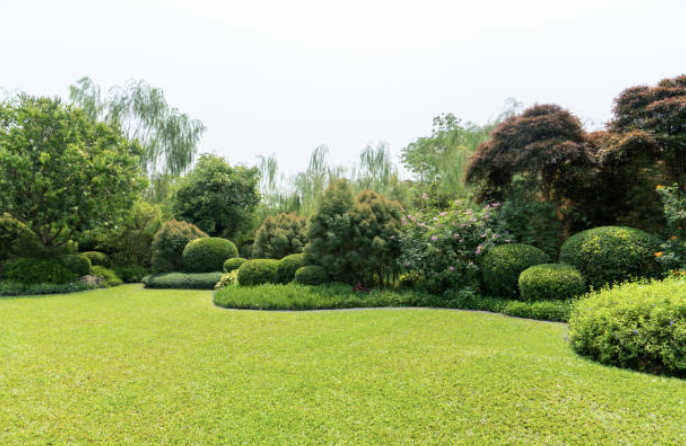
#> input picture pipeline/generation/data/garden.jpg, 686 x 446 px; its folder holds only this picture in this run
$ python -i plantable_zone_generator.py   (imports and definitions only)
#> lines starting #> are read from the running program, lines starting #| are printed output that depends on the picture; after the words box and inside, x2 and y2 are one past the last pixel; in counts of white or black regions, pixels touching at a corner belong together
"""
Générateur de zones plantables amélioré pour Garden AI.

Ce module remplace/complète plantable_mask.py avec une approche plus robuste :
1. Segmentation multi-méthode (couleur HSV + gradient + texture)
2. Zones plantables intelligentes le long des bords de pelouse
3. Masques par zone_hint précis et fiables
4. Compatible avec le code de zones plantables de ton collègue (quand disponible)

Convention BFL :
    blanc (255) = zone à MODIFIER (inpaint)
    noir (0)    = zone à CONSERVER

Auteur: Garden AI
"""
from __future__ import annotations

from pathlib import Path
from typing import Union, Optional
import numpy as np
from PIL import Image, ImageFilter, ImageDraw

try:
    from scipy import ndimage
    HAS_SCIPY = True
except ImportError:
    HAS_SCIPY = False


# ---------------------------------------------------------------------------
# Types & constantes
# ---------------------------------------------------------------------------

PlantableResult = dict  # {"mask": Image.Image, "white_pct": float, "zones": list[dict]}

# Zones prédéfinies (y_min, y_max, x_min, x_max) en ratio 0-1
# y=0 haut de l'image, y=1 bas
ZONE_DEFINITIONS: dict[str, tuple[float, float, float, float]] = {
    # Bords classiques de jardin
    "foreground_left":    (0.72, 0.95, 0.02, 0.28),
    "foreground_right":   (0.72, 0.95, 0.72, 0.98),
    "foreground_center":  (0.75, 0.97, 0.35, 0.65),
    "midground_left":     (0.50, 0.72, 0.02, 0.28),
    "midground_right":    (0.50, 0.72, 0.72, 0.98),
    "midground_center":   (0.52, 0.75, 0.35, 0.65),
    "background_left":    (0.30, 0.52, 0.05, 0.30),
    "background_right":   (0.30, 0.52, 0.70, 0.95),
    "background_center":  (0.30, 0.52, 0.35, 0.65),
    # Aliases
    "middle_left":        (0.50, 0.72, 0.02, 0.28),
    "middle_right":       (0.50, 0.72, 0.72, 0.98),
    "middle_center":      (0.52, 0.75, 0.35, 0.65),
    # Bords entiers
    "border_left":        (0.35, 0.95, 0.00, 0.20),
    "border_right":       (0.35, 0.95, 0.80, 1.00),
    "border_bottom":      (0.80, 1.00, 0.05, 0.95),
    "border_top":         (0.30, 0.50, 0.10, 0.90),
}

DEFAULT_ZONE = (0.55, 0.80, 0.38, 0.62)

# Seuils HSV
SKY_RATIO = 0.30          # 30% supérieur = ciel potentiel
MIN_WHITE_PCT = 5.0       # En dessous = masque trop petit → fallback
MAX_WHITE_PCT_SAFE = 50.0 # Au-delà = risque de redesign complet


# ---------------------------------------------------------------------------
# Utilitaires HSV
# ---------------------------------------------------------------------------

def _rgb_to_hsv(rgb: np.ndarray) -> np.ndarray:
    """RGB [0-255] -> HSV (H:0-360, S:0-1, V:0-1)."""
    r = rgb[..., 0] / 255.0
    g = rgb[..., 1] / 255.0
    b = rgb[..., 2] / 255.0
    mx = np.maximum(np.maximum(r, g), b)
    mn = np.minimum(np.minimum(r, g), b)
    delta = mx - mn
    v = mx
    s = np.where(mx > 0, delta / mx, 0.0)
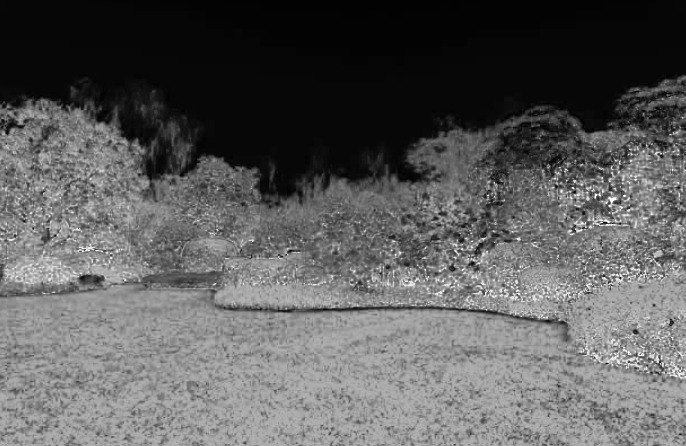
#> s: shape (446, 686) float64; min 0, max 1, mean 0.367
    safe_d = np.where(delta > 1e-8, delta, 1.0)
    h = np.zeros_like(r)
    c = delta > 1e-8
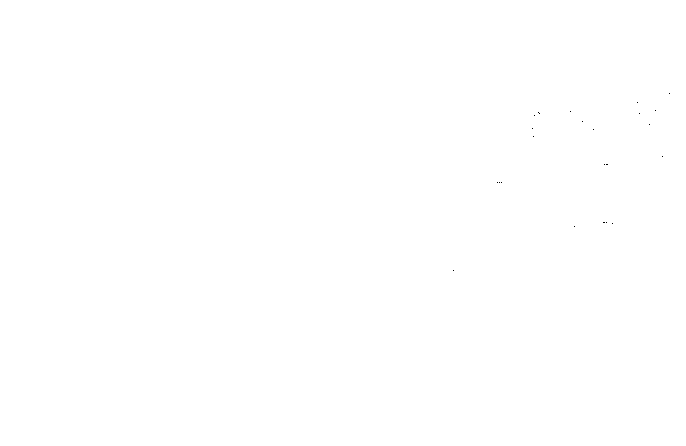
#> c: shape (446, 686) bool; 100% white; black in thin lines or dots, all inside (x1, y1, x2, y2) = (453, 93, 670, 271)
    h = np.where(c & (mx == r), 60 * (((g - b) / safe_d) % 6), h)
    h = np.where(c & (mx == g), 60 * ((b - r) / safe_d + 2), h)
    h = np.where(c & (mx == b), 60 * ((r - g) / safe_d + 4), h)
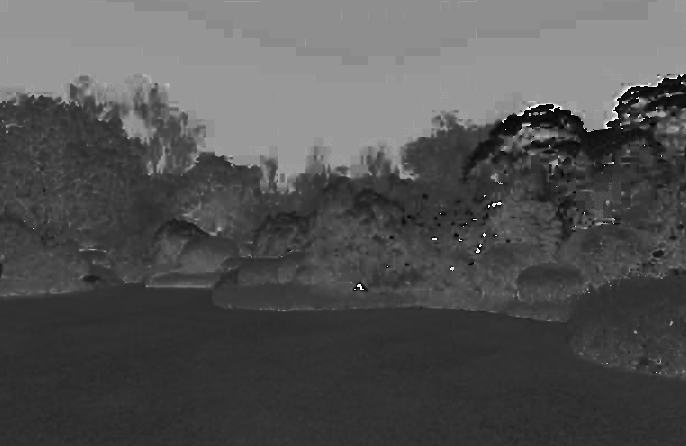
#> h: shape (446, 686) float64; min 0, max 358.1, mean 117; drawn with min black and max white
    return np.stack([h, s, v], axis=-1)
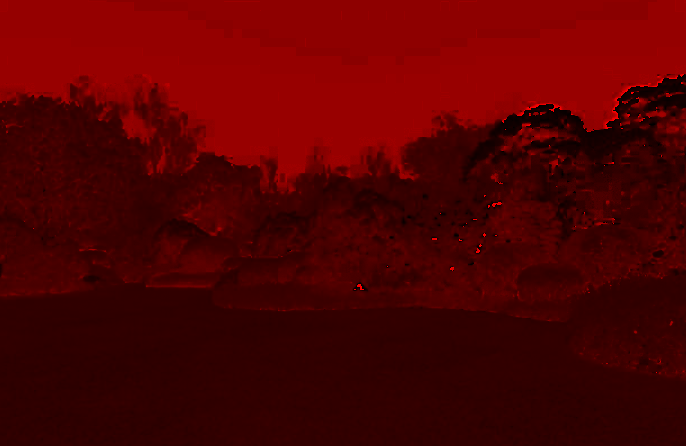
#> returned value: shape (446, 686, 3) float64; mean of channels 0, 1, 2 117, 0.4, 0.7; drawn with min black and max white


def _morph_close(arr: np.ndarray, size: int = 5) -> np.ndarray:
    """Fermeture morphologique (dilatation puis érosion)."""
    pil = Image.fromarray((arr * 255).astype(np.uint8), mode="L")
    pil = pil.filter(ImageFilter.MaxFilter(size))
    pil = pil.filter(ImageFilter.MinFilter(size))
    return (np.array(pil) >= 128).astype(np.uint8)


def _morph_open(arr: np.ndarray, size: int = 3) -> np.ndarray:
    """Ouverture morphologique (érosion puis dilatation)."""
    pil = Image.fromarray((arr * 255).astype(np.uint8), mode="L")
    pil = pil.filter(ImageFilter.MinFilter(size))
    pil = pil.filter(ImageFilter.MaxFilter(size))
    return (np.array(pil) >= 128).astype(np.uint8)


def _dilate(arr: np.ndarray, radius: int) -> np.ndarray:
    """Dilatation binaire."""
    pil = Image.fromarray((arr * 255).astype(np.uint8), mode="L")
    for _ in range(min(radius, 60)):
        pil = pil.filter(ImageFilter.MaxFilter(3))
    return (np.array(pil) >= 128).astype(np.uint8)


# [6 lines left out: function _erode, not called in this run]


def _remove_small_components(arr: np.ndarray, min_area_ratio: float = 0.003) -> np.ndarray:
    """Supprime les composantes connexes trop petites."""
    if not HAS_SCIPY:
        return arr
    labeled, n = ndimage.label(arr)
    if n == 0:
        return arr
    total = arr.size
    min_area = int(min_area_ratio * total)
    out = arr.copy()
    for i in range(1, n + 1):
        if np.sum(labeled == i) < min_area:
            out[labeled == i] = 0
    return out


def _white_pct(mask: np.ndarray) -> float:
    """% de pixels blancs dans le masque binaire."""
    return 100.0 * np.sum(mask >= 128) / mask.size if mask.size > 0 else 0.0


# ---------------------------------------------------------------------------
# Détection des zones non-plantables
# ---------------------------------------------------------------------------

def _detect_sky(hsv: np.ndarray, sky_ratio: float = SKY_RATIO) -> np.ndarray:
    """Détecte le ciel (zone haute + bleu/blanc)."""
#> called with sky_ratio = 0.3
    h_img = hsv.shape[0]
#> h_img = 446
    hh, ss, vv = hsv[..., 0], hsv[..., 1], hsv[..., 2]
    sky = np.zeros(hsv.shape[:2], dtype=bool)
    # Zone haute systématique
    sky[:int(h_img * sky_ratio), :] = True
    # Bleu (H 190-260, S faible)
    sky |= (hh >= 190) & (hh <= 265) & (ss < 0.45)
#> sky: shape (446, 686) bool; 31.9% white; 54 white regions (50 under 20 px), largest, box (x1, y1, x2, y2) and area: (0, 0, 686, 187) 97162, (157, 147, 165, 171) 63, (549, 160, 558, 167) 31, (346, 171, 351, 178) 22
    # Blanc/gris (très lumineux, désaturé)
    sky |= (vv > 0.87) & (ss < 0.12)
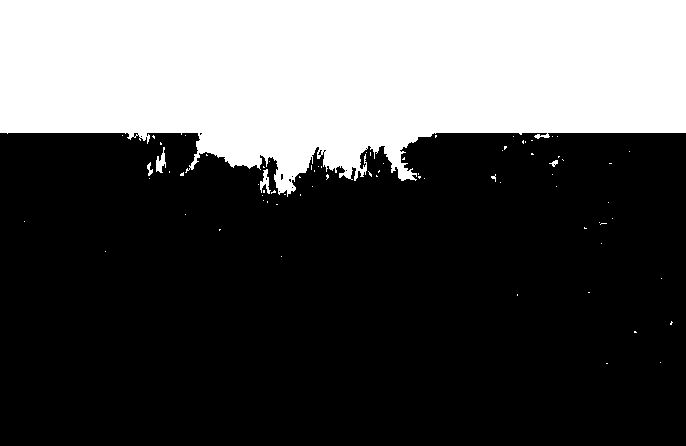
#> sky: shape (446, 686) bool; 32.4% white; 77 white regions (72 under 20 px), largest, box (x1, y1, x2, y2) and area: (0, 0, 686, 197) 98547, (156, 147, 166, 173) 137, (260, 169, 271, 194) 128, (147, 162, 153, 176) 43, (549, 160, 558, 167) 31
    return sky.astype(np.uint8)


def _detect_lawn(hsv: np.ndarray) -> np.ndarray:
    """Détecte la pelouse (vert HSV)."""
    hh, ss, vv = hsv[..., 0], hsv[..., 1], hsv[..., 2]
    lawn = (hh >= 65) & (hh <= 175) & (ss > 0.08) & (vv > 0.08)
#> lawn: shape (446, 686) bool; 61.3% white; 860 black regions (692 under 20 px), largest, box (x1, y1, x2, y2) and area: (0, 0, 686, 240) 101694, (10, 351, 134, 396) 1918, (353, 188, 405, 219) 640
    return lawn.astype(np.uint8)


def _detect_hardscape(hsv: np.ndarray) -> np.ndarray:
    """Détecte les surfaces dures : terrasse bois, dallage, piscine."""
    hh, ss, vv = hsv[..., 0], hsv[..., 1], hsv[..., 2]
    # Bois/terrasse (orange/brun)
    wood = (hh >= 10) & (hh <= 45) & (ss > 0.12) & (vv > 0.25)
#> wood: shape (446, 686) bool; 1.6% white; 103 white regions (89 under 20 px), largest, box (x1, y1, x2, y2) and area: (552, 115, 654, 160) 1599, (464, 105, 569, 170) 1276, (616, 75, 686, 115) 718
    # Dallage gris (faible saturation, luminosité moyenne)
    paving = (ss < 0.12) & (vv > 0.25) & (vv < 0.80)
#> paving: shape (446, 686) bool; 1.5% white in thin lines or dots, all inside (x1, y1, x2, y2) = (0, 75, 686, 334)
    # Piscine (cyan)
    pool = (hh >= 165) & (hh <= 205) & (ss > 0.18)
#> pool: shape (446, 686) bool; 0.11% white in thin lines or dots, all inside (x1, y1, x2, y2) = (80, 94, 686, 374)
    return (wood | paving | pool).astype(np.uint8)
#> returned value: shape (446, 686); values 0 (black) and 1 (white), 3.2% white; 440 white regions (395 under 20 px), largest, box (x1, y1, x2, y2) and area: (464, 75, 686, 170) 4347, (132, 87, 172, 172) 607, (642, 94, 686, 112) 377


# ---------------------------------------------------------------------------
# Génération du masque plantable principal
# ---------------------------------------------------------------------------

def generate_smart_plantable_mask(
    image_path: Union[str, Path],
    output_path: Optional[Union[str, Path]] = None,
    border_width_px: int = 70,
    include_flower_beds: bool = True,
    max_white_pct: float = MAX_WHITE_PCT_SAFE,
    external_zones: Optional[list[dict]] = None,
) -> PlantableResult:
    """
    Génère un masque plantable intelligent.

    Stratégie :
    1. Segmente ciel, pelouse, surfaces dures
    2. Zones plantables = bandes le long des bords de pelouse + zones non-dures non-ciel
    3. Si zones externes fournies (par le code du collègue), les prioritise
    4. Réduit si masque trop large pour éviter redesign

    Args:
        image_path: Image source
        output_path: Chemin de sauvegarde du masque (optionnel)
        border_width_px: Largeur de la bande plantable autour de la pelouse (px)
        include_flower_beds: Inclure les zones de massifs (non-pelouse, non-dur)
        max_white_pct: % max de blanc avant réduction du masque
        external_zones: Zones plantables fournies par un autre module (list de dicts
                        avec keys: x1, y1, x2, y2 en pixels, ou ratio 0-1 si
                        "is_ratio"=True). Prioritaires si fournies.

    Returns:
        dict avec:
            "mask": Image.Image (L, blanc=plantable)
            "white_pct": float
            "zones": list[dict] (bboxes des zones détectées)
            "used_fallback": bool
            "method": str
    """
    img = Image.open(image_path).convert("RGB")
    arr = np.array(img)
    h_img, w_img = arr.shape[:2]
    hsv = _rgb_to_hsv(arr)

    # --- Priorité : zones externes du collègue ---
    if external_zones:
        return _build_mask_from_external_zones(img, external_zones, output_path)

    # --- 1. Segmentation ---
    sky = _detect_sky(hsv)
    lawn = _detect_lawn(hsv)
    hard = _detect_hardscape(hsv)

    non_plantable = sky | hard
#> non_plantable: shape (446, 686); values 0 (black) and 1 (white), 33.9% white; 231 white regions (215 under 20 px), largest, box (x1, y1, x2, y2) and area: (0, 0, 686, 197) 102263, (519, 140, 551, 156) 170, (557, 199, 570, 219) 89

    # --- 2. Zones plantables ---
    # a) Bandes plantables = proche des bords de pelouse (intérieur et bords de massifs)
    non_lawn_ground = (~sky.astype(bool) & ~lawn.astype(bool) & ~hard.astype(bool)).astype(np.uint8)
#> non_lawn_ground: shape (446, 686); values 0 (black) and 1 (white), 7.3% white; 1057 white regions (891 under 20 px), largest, box (x1, y1, x2, y2) and area: (531, 147, 642, 240) 4272, (10, 351, 134, 396) 1918, (620, 136, 679, 185) 745

    # Dilatation de la zone non-pelouse sur la pelouse = "bordures"
    W = min(border_width_px, max(40, w_img // 18))
#> W = 40
    dilated_non_lawn = _dilate(non_lawn_ground, W)
#> after the loop in _dilate, `for _ in range(min(radius, 60)):`: pil: PIL image 686x446 L; 77.7% white; 2 black regions, box (x1, y1, x2, y2) and area: (0, 0, 686, 155) 68067, (246, 439, 254, 446) 56
    border_band = (dilated_non_lawn.astype(bool) & lawn.astype(bool)).astype(np.uint8)
#> border_band: shape (446, 686); values 0 (black) and 1 (white), 60.7% white; 851 black regions (684 under 20 px), largest, box (x1, y1, x2, y2) and area: (0, 0, 686, 240) 103502, (10, 351, 134, 396) 1918, (353, 188, 405, 219) 640

    # b) Massifs existants (zones non-dures, non-ciel, non-pelouse)
    flower_beds = non_lawn_ground if include_flower_beds else np.zeros_like(non_lawn_ground)

    # c) Union
    plantable = (border_band | flower_beds) & ~non_plantable.astype(bool)
#> plantable: shape (446, 686); values 0 (black) and 1 (white), 66% white; 232 black regions (215 under 20 px), largest, box (x1, y1, x2, y2) and area: (0, 0, 686, 197) 102285, (519, 140, 551, 156) 170, (557, 199, 570, 219) 89
    plantable = plantable.astype(np.uint8)

    # --- 3. Nettoyage morphologique ---
    plantable = _morph_close(plantable, size=7)
#> in _morph_close, `pil = pil.filter(ImageFilter.MaxFilter(size))`: pil: PIL image 686x446 L; 68.8% white; 9 black regions (5 under 20 px), largest, box (x1, y1, x2, y2) and area: (0, 0, 686, 176) 95170, (477, 143, 492, 156) 65, (279, 182, 289, 188) 34, (401, 169, 409, 176) 27
#> in _morph_close, `pil = pil.filter(ImageFilter.MinFilter(size))`: pil: PIL image 686x446 L; 67.6% white; 4 black regions, box (x1, y1, x2, y2) and area: (0, 0, 686, 191) 98572, (474, 138, 499, 159) 308, (566, 141, 578, 152) 121, (246, 439, 254, 446) 56
    plantable = _morph_open(plantable, size=3)
#> in _morph_open, `pil = pil.filter(ImageFilter.MinFilter(size))`:
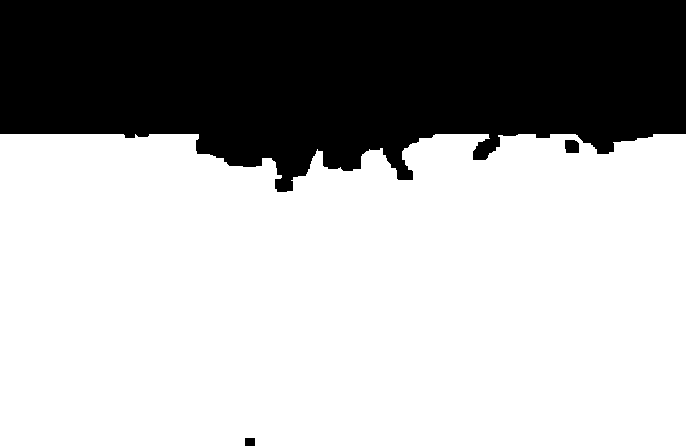
#> pil: PIL image 686x446 L; 67.2% white; 3 black regions, box (x1, y1, x2, y2) and area: (0, 0, 686, 192) 100054, (565, 140, 579, 153) 171, (245, 438, 255, 446) 80
#> in _morph_open, `pil = pil.filter(ImageFilter.MaxFilter(size))`: pil: PIL image 686x446 L; 67.6% white; 3 black regions, box (x1, y1, x2, y2) and area: (0, 0, 686, 191) 98918, (566, 141, 578, 152) 121, (246, 439, 254, 446) 56
    plantable = _remove_small_components(plantable)
#> in _remove_small_components, `labeled, n = ndimage.label(arr)`: n = 1

    # --- 4. Vérification % et réduction si trop large ---
    pct = _white_pct(plantable * 255)
#> pct = 67.61
    used_fallback = False
    method = "smart_border"

    if pct < MIN_WHITE_PCT:
        # Fallback : bandes fixes en bas de l'image
        plantable, pct, used_fallback, method = _fallback_bottom_bands(h_img, w_img, sky)

    elif pct > max_white_pct:
        # Réduire : garder seulement les contours
        plantable = _reduce_to_contour(plantable, target_pct=max_white_pct)
#> the loop in _reduce_to_contour, `for _ in range(30):` made 30 passes
#> pct on passes 1 to 12: 67.61, 67.22, 66.82, 66.43, 66.05, 65.68, 65.31, 64.95, 64.6, 64.25, 63.9, 63.57
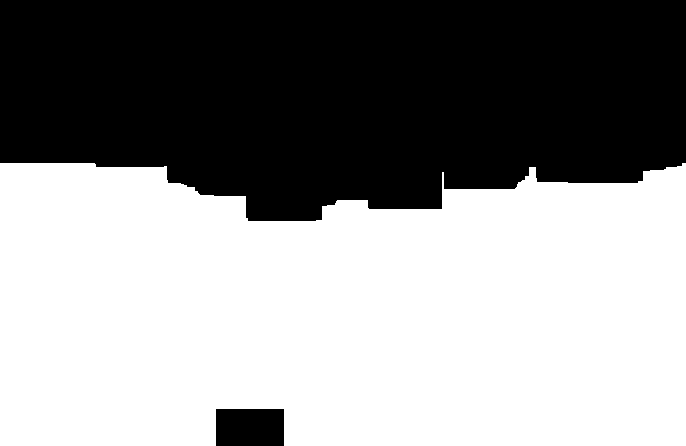
#> plantable: shape (446, 686); values 0 (black) and 1 (white), 57.2% white; 2 black regions, box (x1, y1, x2, y2) and area: (0, 0, 686, 221) 128381, (216, 409, 284, 446) 2516
        pct = _white_pct(plantable * 255)
#> pct = 57.22
        method = "smart_border_reduced"

    # --- 5. Construire image masque finale ---
    mask_np = (plantable * 255).astype(np.uint8)
    mask_img = Image.fromarray(mask_np, mode="L")

    # Détecter les bboxes des zones plantables
    zones = _extract_zone_bboxes(plantable, h_img, w_img)

    if output_path:
        Path(output_path).parent.mkdir(parents=True, exist_ok=True)
        mask_img.save(output_path)

    return {
        "mask": mask_img,
        "white_pct": round(pct, 1),
        "zones": zones,
        "used_fallback": used_fallback,
        "method": method,
    }


# [52 lines left out: functions _build_mask_from_external_zones, _fallback_bottom_bands, not called in this run]


def _reduce_to_contour(arr: np.ndarray, target_pct: float = 45.0) -> np.ndarray:
    """Réduit le masque par érosion progressive jusqu'à target_pct."""
    current = arr.copy()
    for _ in range(30):
        pct = _white_pct(current * 255)
        if pct <= target_pct:
            break
        pil = Image.fromarray((current * 255).astype(np.uint8), mode="L")
        pil = pil.filter(ImageFilter.MinFilter(3))
        current = (np.array(pil) >= 128).astype(np.uint8)
    return current


def _extract_zone_bboxes(arr: np.ndarray, h: int, w: int, min_area: int = 500) -> list[dict]:
    """Extrait les bboxes des composantes connexes du masque."""
#> called with h = 446, w = 686, min_area = 500
    if not HAS_SCIPY:
        return []
    labeled, n = ndimage.label(arr)
#> n = 1
    bboxes = []
    for i in range(1, n + 1):
        coords = np.where(labeled == i)
        if len(coords[0]) < min_area:
            continue
        y1, y2 = int(coords[0].min()), int(coords[0].max())
        x1, x2 = int(coords[1].min()), int(coords[1].max())
        bboxes.append({"x1": x1, "y1": y1, "x2": x2, "y2": y2, "area": len(coords[0])})
#> this loop made 1 pass
#> (coords, y1, y2, x1, x2) on pass 1: (175059 positions, rows 163 to 445, columns 0 to 685, 163, 445, 0, 685)
#> after the loop, bboxes = 1 item
    bboxes.sort(key=lambda b: -b["area"])
    return bboxes


# ---------------------------------------------------------------------------
# Masque par zone_hint (pour inpainting individuel par plante)
# ---------------------------------------------------------------------------

# [252 lines left out: functions create_zone_mask, create_combined_plantable_mask, _compute_bbox_from_mask, debug_overlay, inject_external_plantable_zones, not called in this run]

>>> result = generate_smart_plantable_mask('../data/garden.jpg')
#> result = 5 items
